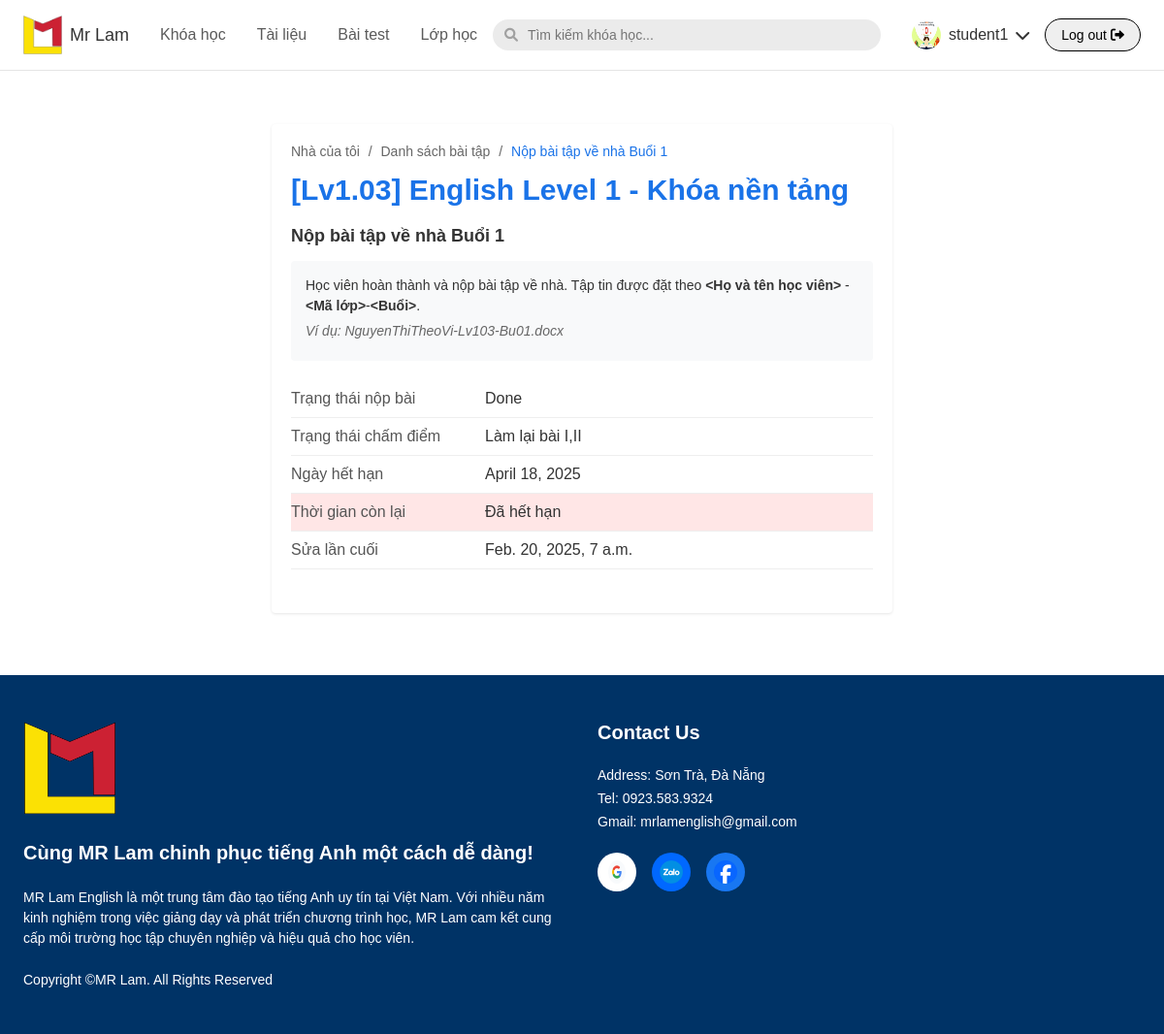
Screenshot of /MyClass/submission/1/1/ (signed in) with the database file from the repository.
### english/models.py (models this page shows, shortened)
class USER_PROFILE(models.Model):
    userprofile = models.OneToOneField(User, on_delete=models.CASCADE, related_name='profile')
    SEX_CHOICES = [
        ('M', 'Nam'),
        ('F', 'Nữ'),
        ('O', 'Khác'),
    ]
    dob = models.DateField(default="")  # ngày sinh
    sex = models.CharField(max_length=1, choices=SEX_CHOICES,null=True)  # giới tính (có choices)
    description = models.TextField(blank=True, null=True)
    image = models.ImageField(upload_to='media/avatars', null=True, blank=True)
    reset_password_token = models.CharField(max_length=100,default="")
    reset_password_expiry = models.CharField(max_length=100,default="")
    class Meta:
        db_table = 'USER_PROFILE'

class LESSON(models.Model):
    lesson_id = models.AutoField(primary_key=True)
    lesson_file = models.FileField(upload_to="media/lesson", max_length=200)  # Thay FileField bằng URLField
    exercise_file = models.FileField(upload_to="media/exercise", max_length=200)  # Thay FileField bằng URLField
    lesson_name = models.CharField(max_length=100, default="chua co")
    description = models.TextField(null=True, blank=True)
    course = models.ForeignKey(COURSE, on_delete=models.CASCADE)
    session_number = models.CharField(max_length=100, null=True)
    class_specific_id = models.IntegerField(default=0)
    class Meta:
        db_table = 'LESSON'

class COURSE(models.Model):
    course_id = models.AutoField(primary_key=True)
    course_name = models.CharField(max_length=100)
    description = models.TextField(null=True, blank=True)
    price = models.IntegerField(null=True, blank=True)
    des_teacher = models.CharField(max_length=100, null=True, blank=True)
    teacher_name = models.CharField(max_length=100, null=True, blank=True)
    image = models.ImageField(upload_to="media/course",null=True, blank=True)
    class Meta:
        db_table = 'COURSE'

class SUBMISSION(models.Model):
    STATUS_CHOICES = (
        ('done', 'Done'),
        ('check', 'Check'),
    )
    submission_id = models.AutoField(primary_key=True)
    userclass = models.ForeignKey(USER_CLASS, on_delete=models.CASCADE)
    status = models.CharField(max_length=50, choices=STATUS_CHOICES)
    submit_date = models.DateTimeField(default=datetime.datetime.now)
    review = models.TextField(null=True, blank=True)
    exercise = models.ForeignKey(EXERCISE, on_delete=models.CASCADE)
    submission_file_content = models.FileField(
        upload_to=submission_upload_path,  # Use the named function instead of lambda
        null=True,
        blank=True
    )
    class Meta:
        db_table = 'SUBMISSION'

class EXERCISE(models.Model):
    exercise_id = models.AutoField(primary_key=True)
    lessondetail = models.OneToOneField(LESSON_DETAIL, on_delete=models.CASCADE)
    duedate = models.DateField()
    class Meta:
        db_table = 'EXERCISE'

### MyClass/views.py (the view, shortened to what this page needs)
# urls.py: path('submission/<int:class_id>/<int:lesson_id>/', views.student_submission, name='student_submission'),
@login_required
@user_passes_test(is_student)
def student_submission(request, class_id, lesson_id):
    try:
        lesson = get_object_or_404(LESSON, pk=lesson_id)
        class_instance = get_object_or_404(CLASS, pk=class_id)
        user_class = USER_CLASS.objects.filter(
            user=request.user,
            classes=class_instance
        ).select_related('classes').first()
        if not user_class:
            messages.error(request, 'Bạn chưa được đăng ký vào lớp học này. Vui lòng liên hệ giáo viên.')
            return render(request, 'error.html', {
                'message': 'Bạn chưa được đăng ký vào lớp học này. Vui lòng liên hệ giáo viên.',
                'class_id': class_id
            })
        lesson_detail = LESSON_DETAIL.objects.filter(
            lesson=lesson,
            classes=class_instance
        ).select_related('lesson', 'classes').first()
        exercise = EXERCISE.objects.filter(lessondetail=lesson_detail).first()
        if not exercise:
            messages.error(request, f'Không tìm thấy bài tập cho buổi học {lesson.lesson_name}.')
            return render(request, 'error.html', {
                'message': f'Không tìm thấy bài tập cho buổi học {lesson.lesson_name}. Vui lòng liên hệ giáo viên.',
                'class_id': class_id
            })
        course = lesson.course
        submission = SUBMISSION.objects.filter(userclass=user_class, exercise=exercise).first()
        due_date = exercise.duedate
        now = timezone.now().date()
        time_remaining = None
        if due_date:
            time_remaining = due_date - now
            time_remaining_days = time_remaining.days
            if time_remaining_days > 0:
                time_remaining = f"Còn {time_remaining_days} ngày"
            elif time_remaining_days == 0:
                time_remaining = "Hôm nay là hạn cuối"
            else:
                time_remaining = "Đã hết hạn"
        else:
            time_remaining = "Không có hạn nộp"
        submission_status = submission.status if submission else "Chưa nộp"
        grading_status = submission.review if submission and submission.review else "Chưa chấm"
        last_edit = submission.submit_date if submission else "Chưa nộp"
        namefile = submission.submission_file_content.name.split('/')[-1] if submission and submission.submission_file_content else None
        context = {
            'lesson': lesson,
            'course': course,
            'exercise': exercise,
            'due_date': due_date,
            'time_remaining': time_remaining,
            'submission_status': submission_status,
            'grading_status': grading_status,
            'last_edit': last_edit,
            'submission': submission,
            'submission_file_name': namefile,
            'class_id': class_id,
            'class_name': class_instance.class_name,
        }
        return render(request, 'student_submission.html', context)
    except Exception as e:
        messages.error(request, f'Đã xảy ra lỗi: {str(e)}')
        return render(request, 'error.html', {
            'message': f'Đã xảy ra lỗi: {str(e)}. Vui lòng thử lại hoặc liên hệ giáo viên.'
        })

### english/views.py (called while the page is built)
def is_student(user):
    return user.groups.filter(name='Student').exists()

### MyClass/templates/student_submission.html (shortened to what this page needs)
{% extends 'base.html' %}
{% load static %}
{% load file_filters %}
{% block content %}
<div class="container {% if time_remaining == 'Đã hết hạn' %}late{% else %}on-time{% endif %}">
  <div class="breadcrumb">
    <span class="breadcrumb-item">Nhà của tôi</span>
    <span class="breadcrumb-separator">/</span>
    <a href="{% url 'student_homework' class_id %}" class="breadcrumb-item">Danh sách bài tập</a>
    <span class="breadcrumb-separator">/</span>
    <span class="breadcrumb-item active">Nộp bài tập về nhà Buổi {{ lesson.lesson_id }}</span>
  </div>
  <h1 class="course-title">[Lv1.03] {{ course.course_name }}</h1>
  {% if exercise %}
    <div class="submission-container">
      <h2 class="submission-header">Nộp bài tập về nhà Buổi {{ lesson.lesson_id }}</h2>
      <div class="instructions">
        <p>Học viên hoàn thành và nộp bài tập về nhà. Tập tin được đặt theo <strong>&lt;Họ và tên học viên&gt;</strong> - <strong>&lt;Mã lớp&gt;</strong>-<strong>&lt;Buổi&gt;</strong>.</p>
        <p class="example">Ví dụ: NguyenThiTheoVi-Lv103-Bu{{ lesson.lesson_id|stringformat:"02d" }}.docx</p>
      </div>
      <div class="status-container">
        <div class="status-row">
          <span class="status-label">Trạng thái nộp bài</span>
          <span class="status-value">{{ submission_status }}</span>
        </div>
        <div class="status-row">
          <span class="status-label">Trạng thái chấm điểm</span>
          <span class="status-value">{{ grading_status }}</span>
        </div>
        <div class="status-row">
          <span class="status-label">Ngày hết hạn</span>
          <span class="status-value">{{ due_date }}</span>
        </div>
        <div class="status-row {% if time_remaining == 'Đã hết hạn' %}latetime-remaining{% else %}ontime-remaining{% endif %}">
          <span class="status-label">Thời gian còn lại</span>
          <span class="status-value">{{ time_remaining }}</span>
        </div>
        <div class="status-row">
          <span class="status-label">Sửa lần cuối</span>
          <span class="status-value">{{ last_edit }}</span>
        </div>
      </div>
    </div>
  {% endif %}
</div>
{% endblock %}

### english/templates/base.html (shortened to what this page needs)
<!DOCTYPE html>
{% load static %}
<html lang="en">
<head>
    <link rel="stylesheet" href="{% static 'css/styles.css' %}">
    <link rel="stylesheet" href="https://cdnjs.cloudflare.com/ajax/libs/font-awesome/6.0.0-beta3/css/all.min.css">
</head>
<body>
    <header class="header">
        <div class="header-left">
            <a href="" class="logo">
                <img src="{% static 'images/logo.png' %}" alt="Mr Lam Logo">
                <span>Mr Lam</span>
            </a>
            <nav class="main-nav">
                <a href="{% url 'course' %}">Khóa học</a>
                <a href="{% url 'materials_list' %}">Tài liệu</a>
                <a href="{% url 'home_test' test_id=1%}">Bài test</a>
                {% if user.is_authenticated %}
                    <a href="{% url 'student_class' %}">Lớp học</a>
                {% endif %}
            </nav>
        </div>
        <div class="header-right">
    <div class="search-container">
        {% block search %}
            {% include 'search_dropdown.html' %}
        {% endblock %}
    </div>
    {% if user.is_authenticated %}
        <div class="profile-dropdown-container" style="position: relative; margin-right: 16px;">
            <a href="javascript:void(0)" class="profile-link" id="profileToggle" style="display: flex; align-items: center;">
                {% if user.profile.image %}
                    <img src="{{ user.profile.image.url }}" alt="Avatar" class="user-avatar" style="width: 30px; height: 30px; border-radius: 50%; margin-right: 8px;">
                    {% else %}
                    <img src="{% static 'images/avt.jpg' %}" alt="Avatar"
                        class="user-avatar" style="width: 30px; height: 30px; border-radius: 50%; margin-right: 8px;">
                    {% endif %}
                <p class="user-name" style="margin-right: 8px;">{{ user.username |slice:":12" }}</p>
                <i class="fas fa-chevron-down"></i>
            </a>
        </div>
            <form action="{% url 'logout' %}" method="post" style="display: inline;">
                <button type="submit" class="login-btn">Log out <i class="fas fa-sign-out-alt"></i></button>
            </form>
    {% endif %}
</div>
    </header>
    <main class="main-content">
        {% block content %}{% endblock %}
    </main>
    {% block footer %}
    <footer class="footer">
        <div class="footer-container">
            <div class="footer-left">
                <img src="{% static 'images/logo.png' %}" alt="Mr Lam Logo" class="footer-logo">
                <h2 class="footer-heading">Cùng MR Lam chinh phục tiếng Anh một cách dễ dàng!</h2>
                <p class="footer-text">
                    MR Lam English là một trung tâm đào tạo tiếng Anh uy tín tại Việt Nam.
                    Với nhiều năm kinh nghiệm trong việc giảng dạy và phát triển chương trình học,
                    MR Lam cam kết cung cấp môi trường học tập chuyên nghiệp và hiệu quả cho học viên.
                </p>
                <p class="copyright">Copyright ©MR Lam. All Rights Reserved</p>
            </div>
            <div class="footer-right">
                <h3 class="contact-heading">Contact Us</h3>
                <div class="contact-info">
                    <p>Address: Sơn Trà, Đà Nẵng</p>
                    <p>Tel: 0923.583.9324</p>
                    <p>Gmail: mrlamenglish@gmail.com</p>
                </div>
                <div class="social-icons">
                    <a href="#" class="social-icon google">
                        <img src="{% static 'images/google-icon.png' %}" alt="Google">
                    </a>
                    <a href="#" class="social-icon zalo">
                        <img src="{% static 'images/zalo-icon.png' %}" alt="Zalo">
                    </a>
                    <a href="#" class="social-icon facebook">
                        <img src="{% static 'images/facebook-icon.png' %}" alt="Facebook">
                    </a>
                </div>
            </div>
        </div>
    </footer>
    {% endblock%}
</body>
</html>

### english/static/css/styles.css (style rules this page uses)
* { margin: 0; padding: 0; box-sizing: border-box; font-family: Arial, Helvetica, sans-serif; }
body { display: flex; flex-direction: column; min-height: 100vh; background-color: #FFFFFF; color: #000000; }
a { text-decoration: none; color: inherit; }
.header { display: flex; justify-content: space-between; width:100%; align-items: center; padding: 1rem 1.5rem; background-color: #ffffff; border-bottom: 1px solid #e5e5e5; position: fixed; top: 0; left: 0; z-index: 1000; }
.header-left, .header-right { display: flex; align-items: center; }
.logo { display: flex; align-items: center; gap: 0.5rem; margin-right: 2rem; }
.logo img { width: 40px; height: 40px; }
.logo span { font-size: 1.125rem; font-weight: 500; }
.main-nav { display: flex; gap: 2rem; }
.main-nav a { color: #5b5b5b; transition: color 0.2s; }
.search-container { position: relative; margin-right: 1rem; }
.login-btn, .signup-btn { padding: 0.5rem 1rem; border-radius: 9999px; font-size: 0.875rem; font-weight: 500; display: flex; align-items: center; gap: 0.25rem; }
.login-btn { border: 1px solid #000000; }
.main-content { flex-grow: 1; display: flex; align-items: center; justify-content: center; background-color: #FFFFFF; }
.main-content h1 { font-size: 1.875rem; font-weight: 700; }
.footer { background-color: #003366; color: #ffffff; padding: 3rem 1.5rem; }
.footer-container { max-width: 1200px; margin: 0 auto; display: grid; grid-template-columns: 1fr 1fr; gap: 2rem; }
.footer-logo { width: 96px; height: 96px; margin-bottom: 1.5rem; }
.footer-heading { font-size: 1.25rem; font-weight: 700; margin-bottom: 1.5rem; }
.footer-text { font-size: 0.875rem; line-height: 1.5; max-width: 36rem; margin-bottom: 1.5rem; }
.copyright { font-size: 0.875rem; }
.contact-heading { font-size: 1.25rem; font-weight: 700; margin-bottom: 1.5rem; }
.contact-info { margin-bottom: 1.5rem; }
.contact-info p { font-size: 0.875rem; margin-bottom: 0.5rem; }
.social-icons { display: flex; gap: 1rem; }
.social-icon { width: 40px; height: 40px; border-radius: 9999px; display: flex; align-items: center; justify-content: center; }
.social-icon img { width: 24px; height: 24px; }
.google { background-color: #ffffff; }
.zalo { background-color: #0068ff; }
.facebook { background-color: #1877f2; }

### english/templates/search_dropdown.html (style rules this page uses)
.course-title { font-size: 14px; font-weight: 600; color: #333; }

### MyClass/templates/student_submission.html (style rules this page uses)
body { font-family: Arial, sans-serif; margin: 4rem 0 0 0; color: #333; height: 120%; }
.main-content { margin: 4rem 0 4rem 0; }
.container { max-width: 40rem; margin: 0 auto; background-color: white; padding: 20px; border-radius: 4px; box-shadow: 0 1px 3px rgba(0,0,0,0.1); }
.container.late { background-color: white; }
.breadcrumb { font-size: 14px; color: #666; margin-bottom: 15px; }
.breadcrumb-separator { margin: 0 5px; }
.breadcrumb-item.active { color: #1a73e8; font-weight: 500; }
.course-title { font-size: 20px; color: #1a73e8; margin-bottom: 20px; font-weight: 600; }
.submission-header { font-size: 18px; color: #333; margin-bottom: 15px; font-weight: 600; }
.instructions { background-color: #f8f9fa; padding: 15px; border-radius: 4px; margin-bottom: 20px; font-size: 14px; line-height: 1.5; }
.instructions p { margin: 0 0 5px 0; }
.example { color: #666; font-style: italic; }
.status-container { margin-bottom: 25px; }
.status-row { display: flex; padding: 10px 0; border-bottom: 1px solid #eee; }
.status-label { width: 200px; font-weight: 500; color: #555; padding-right: 30px; }
.status-value { flex: 1; min-width: 250px; }
.status-row.latetime-remaining { background-color: #ffe6e6; }

### rows the page displays
LESSON: lesson_id "1", lesson_id "01"
COURSE: course_name "English Level 1 - Khóa nền tảng"
SUBMISSION: status "Done", review "Làm lại bài I,II", submit_date "Feb. 20, 2025, 7 a.m."
EXERCISE: duedate "April 18, 2025"

### other values shown
{{ user.username |slice:":12" }} "student1"
{{ time_remaining }} "Đã hết hạn"
